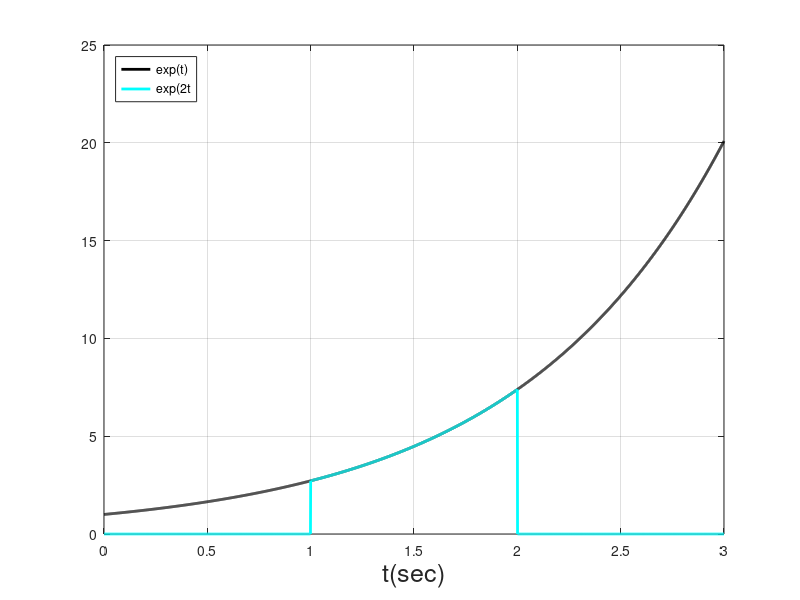

Write the MATLAB code that produced this figure.
clear, clc, clear all
t = 0:1e-3:3;                           %vettore tempo
yt = exp(t);
f0= 20;                                 %valore frequenza segnale sinusoidale 
xt = zeros(1,length(t));;
Indt2 = find (t<=2);                                   %restituisce elementi diversi da zero
t2 = t(Indt2);
Indt1 = find(t2>=1);
xt(Indt1) = ones(1, length(Indt1));
zt = yt.*xt
figure(1)
h = plot(t, yt,'k', t, zt,'c')
set(h, 'LineWidth',2)
l = legend('exp(t)', 'exp(2t')
set(l, 'Location', 'northwest')
grid
h = xlabel('t(sec)')
set (h, 'Fontsize', 18, 'FontName', 'Helvetica')